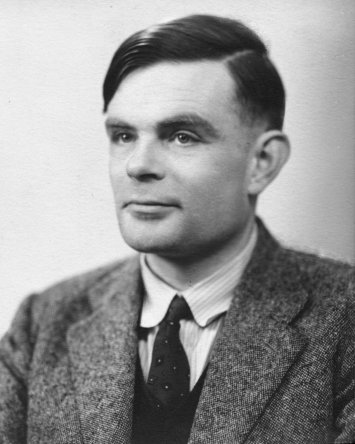
#> input picture tp1/images/Alan_Turing_photo.jpg, 355 x 444 px
$ python correction_TP1_6Contraste.py
#> lines starting #> are read from the running program, lines starting #| are printed output that depends on the picture; after the words box and inside, x2 and y2 are one past the last pixel; in counts of white or black regions, pixels touching at a corner belong together
import numpy as np
from skimage.morphology import erosion, dilation
from skimage.morphology import square, diamond, octagon, rectangle, star, disk
from PIL import Image
from skimage.util import img_as_ubyte
from matplotlib import pyplot as plt

# Elements structurant déterminant la portée spatiale du contraste
se1 = disk(3)

Alan =  np.asarray(Image.open('./images/Alan_Turing_photo.jpg')).astype(np.uint8)
#> Alan is the input picture: shape (444, 355); min 0, max 249, mean 147.9
AlanEro = erosion(Alan, se1)
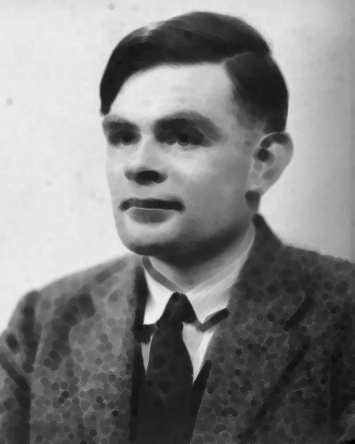
#> AlanEro: shape (444, 355); min 0, max 241, mean 129.8
AlanDil = dilation(Alan, se1)
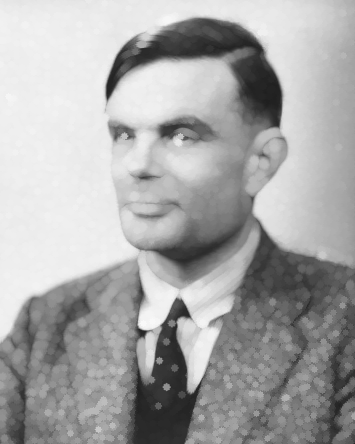
#> AlanDil: shape (444, 355); min 31, max 249, mean 167.3
AlanMask = ((AlanDil - Alan) < (Alan - AlanEro))
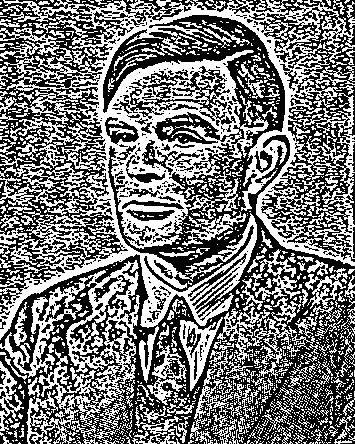
#> AlanMask: shape (444, 355) bool; 46.9% white; 1334 white regions (1117 under 20 px), largest, box (x1, y1, x2, y2) and area: (0, 0, 355, 340) 41025, (0, 260, 140, 444) 7627, (179, 317, 223, 391) 1044
AlanContraste = AlanMask*AlanDil + ~AlanMask*AlanEro
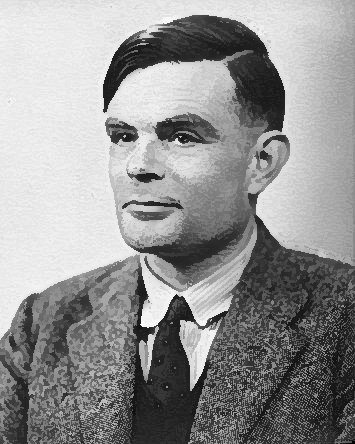
#> AlanContraste: shape (444, 355); min 0, max 249, mean 147.2

plt.subplot(141)
plt.imshow(Alan,cmap = 'gray',vmin = 0.0,vmax = 255.0)
plt.title('Image originale')
plt.subplot(142)
plt.imshow(AlanEro,cmap = 'gray',vmin = 0.0,vmax = 255.0)
plt.title('Erosion')
plt.subplot(143)
plt.imshow(AlanDil,cmap = 'gray',vmin = 0.0,vmax = 255.0)
plt.title('Dilatation')
plt.subplot(144)
plt.imshow(AlanContraste,cmap = 'gray',vmin = 0.0,vmax = 255.0)
plt.title('Réhaussement de contraste')
plt.show()

$ run again, with tp1/images/MRI_axial.jpg copied over tp1/images/Alan_Turing_photo.jpg
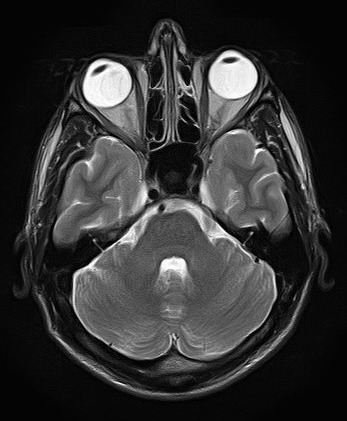
#> input picture tp1/images/MRI_axial.jpg, 347 x 421 px
#> Alan is the input picture: shape (421, 347); min 0, max 255, mean 51.2
#> `AlanMask = ((AlanDil - Alan) < (Alan - AlanEro))`:
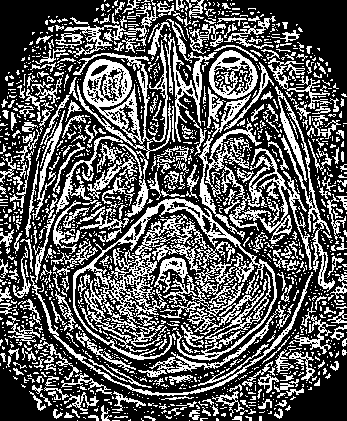
#> AlanMask: shape (421, 347) bool; 36% white in thin lines or dots
#> `AlanContraste = AlanMask*AlanDil + ~AlanMask*AlanEro`:
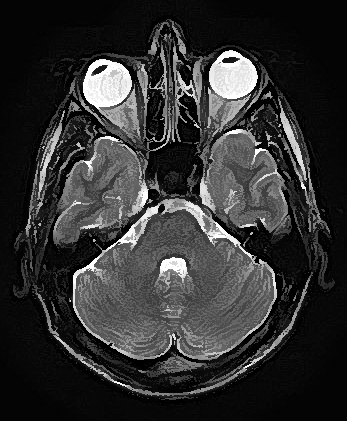
#> AlanContraste: shape (421, 347); min 0, max 255, mean 49.7

$ run again, with tp1/images/MRI_sagittal.jpg copied over tp1/images/Alan_Turing_photo.jpg
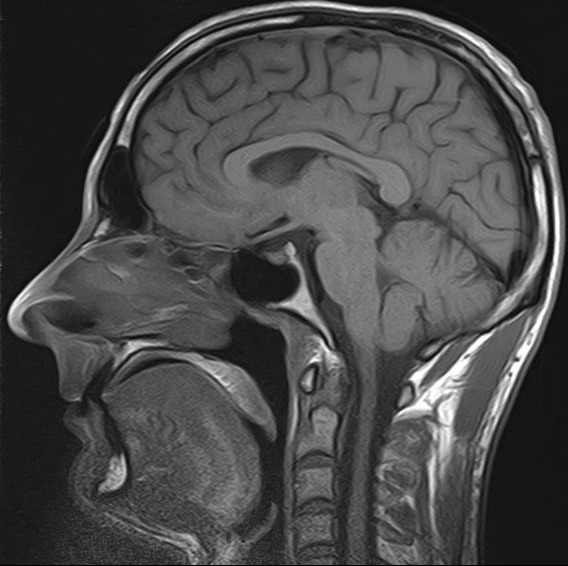
#> input picture tp1/images/MRI_sagittal.jpg, 568 x 566 px
#> Alan is the input picture: shape (566, 568); min 0, max 255, mean 72.4
#> `AlanMask = ((AlanDil - Alan) < (Alan - AlanEro))`:
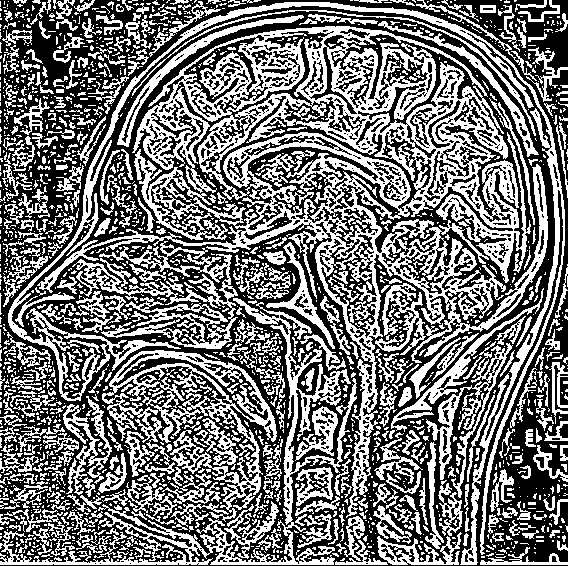
#> AlanMask: shape (566, 568) bool; 45.5% white; 1808 white regions (1358 under 20 px), largest, box (x1, y1, x2, y2) and area: (37, 26, 548, 518) 48833, (8, 2, 565, 565) 10777, (0, 298, 357, 565) 7753
#> `AlanContraste = AlanMask*AlanDil + ~AlanMask*AlanEro`:
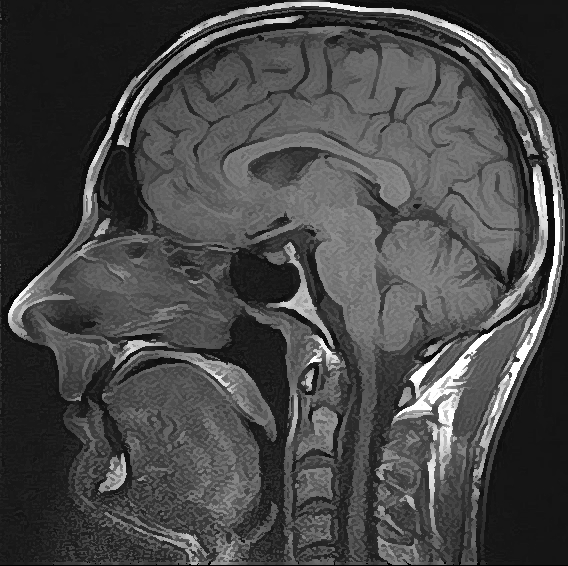
#> AlanContraste: shape (566, 568); min 0, max 255, mean 72.1
